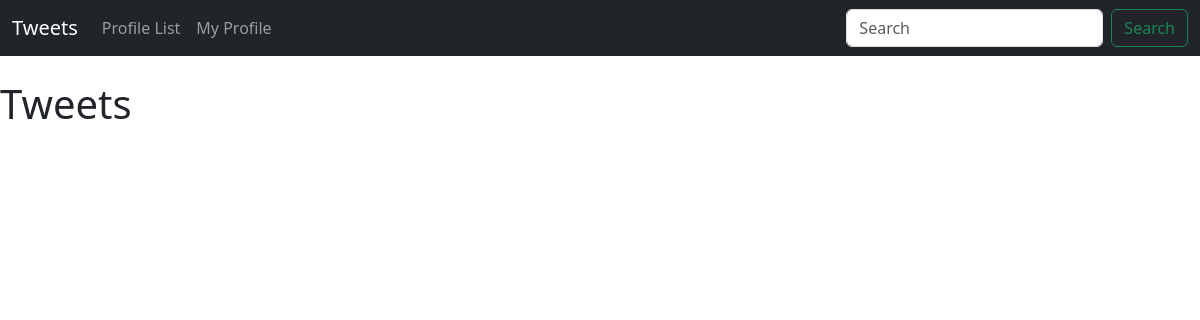
The app's page / (signed in), older data.
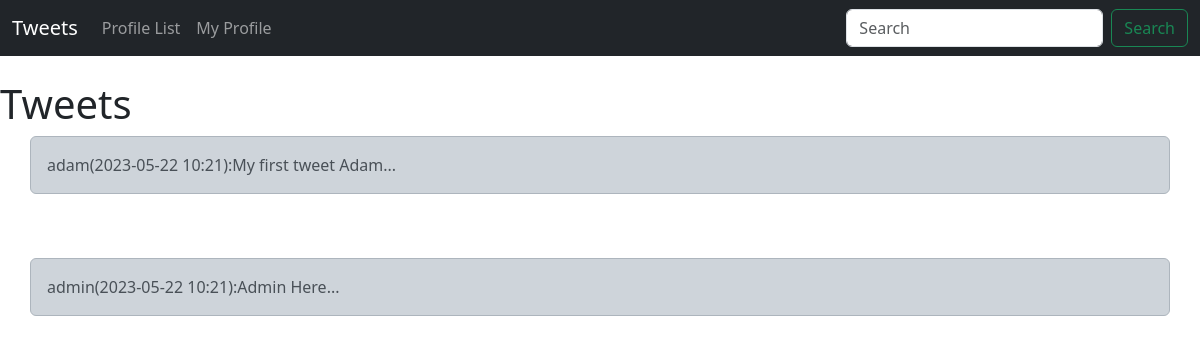
The same page, newer data.
### tweet/models.py (models this page shows)
class Tweet(models.Model):
    user = models.ForeignKey(User, related_name='tweets', on_delete=models.DO_NOTHING)
    body = models.CharField(max_length=200)
    created_at = models.DateTimeField(auto_now_add=True)
    def __str__(self):
        return(
            f"{self.user}"
            f"({self.created_at:%Y-%m-%d %H:%M}):"
            f"{self.body}..."
        )

### tweet/views.py (the view)
# urls.py: 2. Add a URL to urlpatterns:  path('', views.home, name='home')
def home(request):
    if request.user.is_authenticated:
        tweets = Tweet.objects.all().order_by('-created_at')
    return render(request,'home.html',{'tweets':tweets})

### templates/home.html
{% extends 'base.html' %}
{% block content %}
    <h1>Tweets</h1>
    {% if tweets %}
    {% for tweet in tweets %}
    <div class="container alert alert-dark" role="alert">
        {{tweet}}
    </div>
    <br><br>
    {% endfor %}
    {% endif %}
{% endblock content %}

### templates/base.html (shortened to what this page needs)
<!doctype html>
<html lang="en">
  <head>
    <link href="https://cdn.jsdelivr.net/npm/bootstrap@5.3.0-alpha3/dist/css/bootstrap.min.css" rel="stylesheet">
  </head>
  <body>
    {% include 'includes/navbar.html' %}
    <br>
    {% block content %}
    {% endblock content %}
  </body>
</html>

### templates/includes/navbar.html (shortened to what this page needs)
<nav class="navbar navbar-expand-lg bg-dark navbar-dark">
    <div class="container-fluid">
      <a class="navbar-brand" href="{% url 'home' %}">Tweets</a>
      <div class="collapse navbar-collapse" id="navbarSupportedContent">
        <ul class="navbar-nav me-auto mb-2 mb-lg-0">
          <li class="nav-item">
            <a class="nav-link" href="{% url 'profile_list' %}">Profile List</a>
          </li>
          {% if request.user.is_authenticated %}
          <li class="nav-item">
            <a class="nav-link" href="{% url 'profile' request.user.id %}">My Profile</a>
          </li>
          {% endif %}
        </ul>
        <form class="d-flex" role="search">
          <input class="form-control me-2" type="search" placeholder="Search" aria-label="Search">
          <button class="btn btn-outline-success" type="submit">Search</button>
        </form>
      </div>
    </div>
  </nav>

Row changes from the older to the newer data that the page shows:
added Tweet: user+created_at+body "adam(2023-05-22 10:21):My first tweet Adam..."
added Tweet: user+created_at+body "admin(2023-05-22 10:21):Admin Here..."
